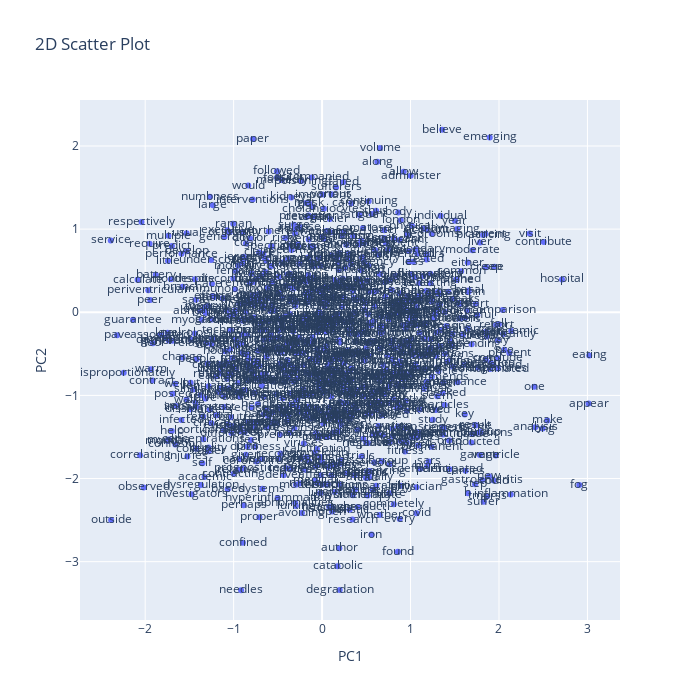

The notebook cell saved with this chart:
### Code cell
fig = px.scatter(result,x= 'PC1',y = 'PC2', text = 'Word',width=700, height=700,
                 title="2D Scatter Plot" )
fig.show()

### Figure 1 — Plotly figure (JSON) as saved in the notebook; plotly's stock layout.template omitted (floating-point values rounded to 4 significant figures; data arrays with more than 128 entries replaced by an {"elided": "..."} marker saying what was removed)
{"data": [{"hovertemplate": "PC1=%{x}<br>PC2=%{y}<br>Word=%{text}<extra></extra>", "legendgroup": "", "marker": {"color": "#636efa", "symbol": "circle"}, "mode": "markers+text", "name": "", "orientation": "v", "showlegend": false, "text": {"elided": "967 str values"}, "type": "scatter", "x": {"elided": "967 float values"}, "xaxis": "x", "y": {"elided": "967 float values"}, "yaxis": "y"}], "layout": {"height": 700, "legend": {"tracegroupgap": 0}, "title": {"text": "2D Scatter Plot"}, "width": 700, "xaxis": {"anchor": "y", "domain": [0, 1], "title": {"text": "PC1"}}, "yaxis": {"anchor": "x", "domain": [0, 1], "title": {"text": "PC2"}}}}
